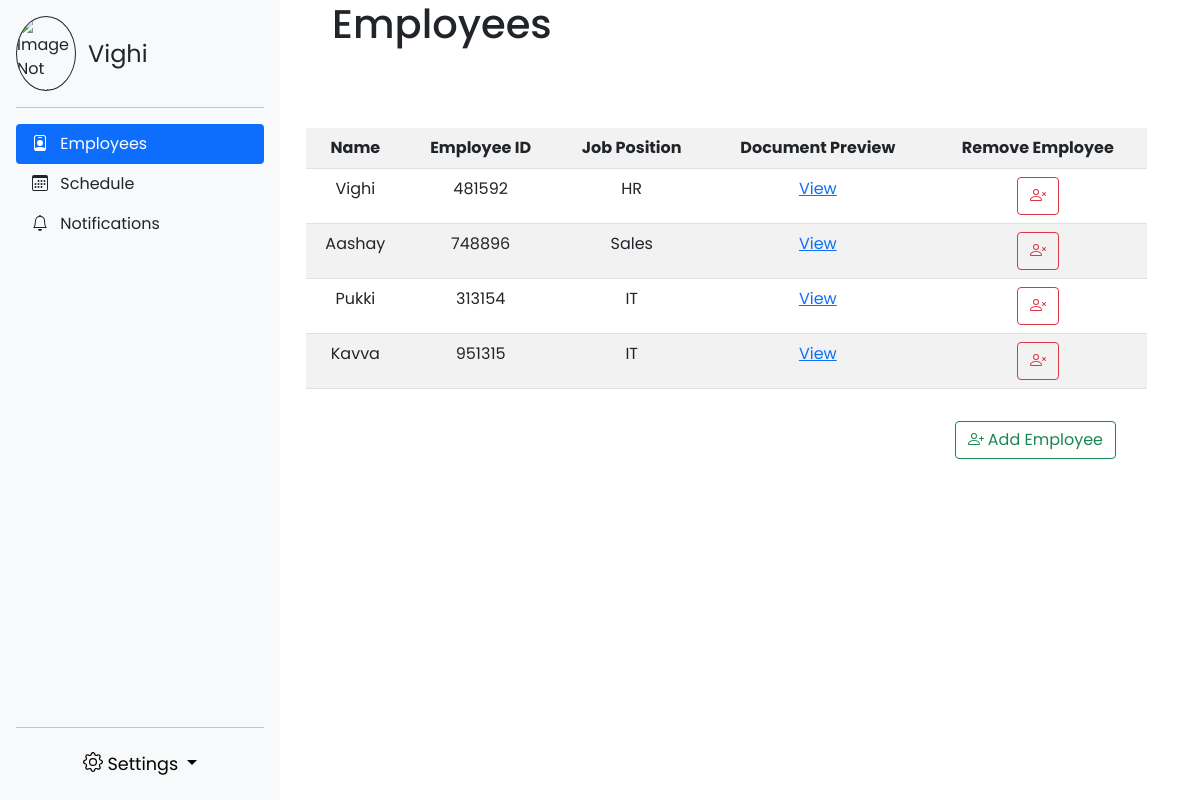
/hr/emp_info/ (signed in), run on an earlier commit of the app's database.
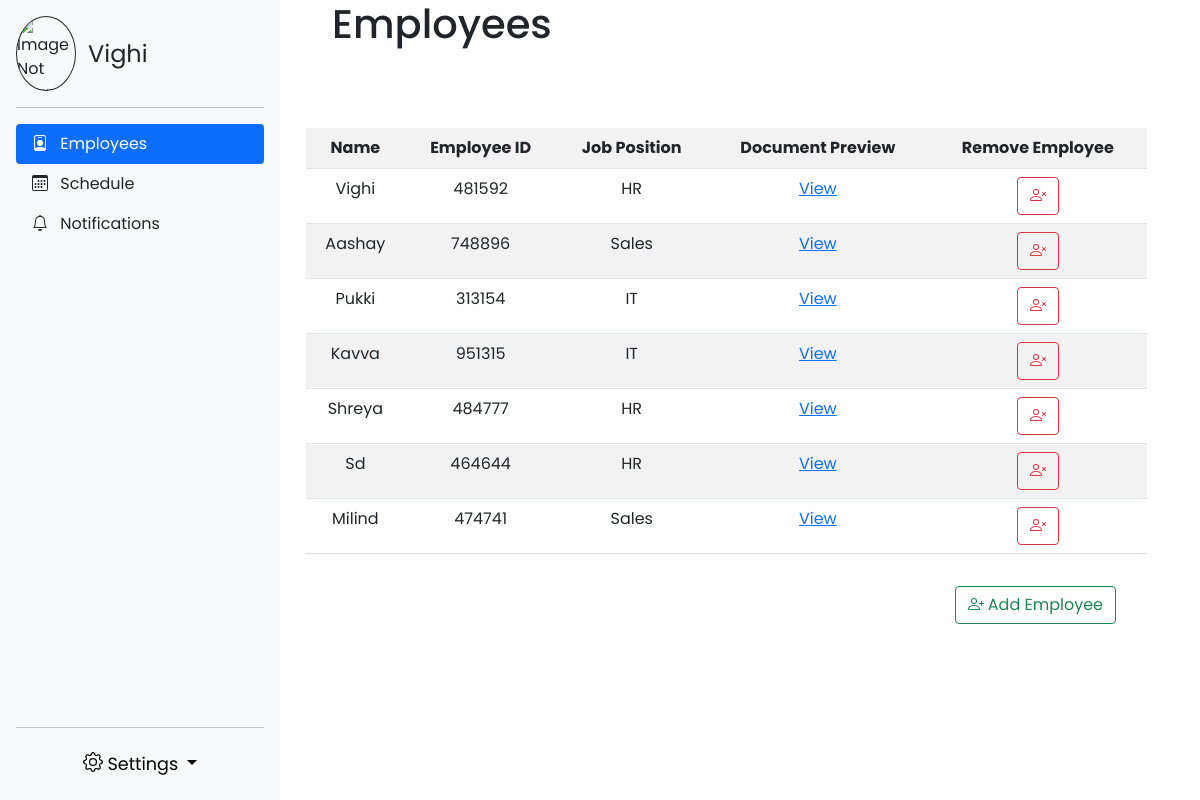
And on a later commit of the database.
### hr_pages/models.py (models this page shows)
class UserData(AbstractUser):
    emp_id = CharField(max_length=10, unique=True)
    mobile_no = CharField(max_length=10)
    group_name = CharField(max_length=7)
    prof_pic = models.ImageField(upload_to=user_directory_path, default=None, blank=True, null=True)

### hr_pages/views.py (the view)
# urls.py: path("emp_info/", views.view_emp, name="view_emp"),
@user_passes_test(staff_check)
def view_emp(request):
    entry = UserData.objects.filter(is_superuser=0)
    return render(request, "EmployeeDetails.html", {'entry':entry})

### hr_pages/views.py (called while the page is built)
def staff_check(user):
    return user.is_superuser or user.is_staff

### templates/EmployeeDetails.html (shortened to what this page needs)
{% extends 'sidebar.html' %}
{% load static %}
{% block content %}
<head>
  <link href="https://cdn.jsdelivr.net/npm/bootstrap@5.0.2/dist/css/bootstrap.min.css" rel="stylesheet">
  <link rel="stylesheet" href="{% static 'EmployeeDetails.css' %}">
</head>
<div class="col-md-9 pe-5">
  <h1>Employees</h1>
  <br>
  <table class="table table-striped table-hover mt-5">
    <tr>
      <th>Name</th>
      <th>Employee ID</th>
      <th>Job Position</th>
      <th>Document Preview</th>
      <th>Remove Employee</th>
    </tr>
    {% for i in entry %}
    <tr>
      <td>{{i.first_name}}</td>
      <td>{{i.emp_id}}</td>
      <td>{{i.group_name}}</td>
      <td>
        <a class="link-primary" href="/hr/doc_preview?id={{i.id}}">View</a>
      </td>
      <td>
        <button name="delete_button" onclick="location.href='/hr/del_emp?id={{i.id}}'" type="button" class="btn btn-outline-danger">
        </button>
      </td>
    </tr>
    {% endfor %}
  </table>
  <div class="d-flex flex-row-reverse pe-5">
    <button type="button" class="btn btn-outline-success mt-3" onclick="location.href='/hr/register'">
      Add Employee
    </button>
  </div>
</div>
{% endblock %}

### templates/sidebar.html (shortened to what this page needs)
<!doctype html>
{% load static %}
<html lang="en">
  <head>
    <link href="https://cdn.jsdelivr.net/npm/bootstrap@5.0.2/dist/css/bootstrap.min.css" rel="stylesheet">
    <link href="{% static 'sidebars.css' %}" rel="stylesheet">
  </head>
  <body>
    <div class="row">
      <div class="col-md-3">
        <main>
          <div class="d-flex flex-column flex-shrink-0 p-3 bg-light" style="width: 280px;">
            <a class="d-flex align-items-center mb-3 mb-md-0 me-md-auto link-dark text-decoration-none">
              <img src="/media/{{user.prof_pic}}" alt="Image Not Found" onerror=this.src="https://upload.wikimedia.org/wikipedia/en/0/03/Walter_White_S5B.png" class="rounded-circle">
              <span class="fs-4">{{ user.get_short_name }}</span>
            </a>
            <hr>
            <ul class="nav nav-pills flex-column mb-auto" id="nav">
              {% if user.is_staff %}
              <li class="nav-item">
                <a href="/hr/emp_info/" class="nav-link link-dark" id="emp" aria-current="page">
                  Employees
                </a>
              </li>
              {% endif %}
              <li class="nav-item">
                <a href="/schedule/" class="nav-link link-dark" id="schedule">
                  Schedule
                </a>
              </li>
              <li class="nav-item">
                <a href="/notifications/" class="nav-link link-dark" id="notif">
                  Notifications {% if request.session.n_count != 0 %} {% endif %}
                </a>
              </li>
            </ul>
            <hr>
              <button class="btn btn-light dropdown-toggle" style="font-size: 110%;" type="button" id="dropdownMenuButton1" data-bs-toggle="dropdown" aria-expanded="false">
                Settings
              </button>
          </div>
        </main>
      </div>
      {% block content %} Content {% endblock %}
    </div>
  </body>
</html>

What changed in the data, as far as the page shows it:
added UserData: first_name "Shreya", emp_id "484777", group_name "HR"
added UserData: first_name "Sd", emp_id "464644", group_name "HR"
added UserData: first_name "Milind", emp_id "474741", group_name "Sales"
